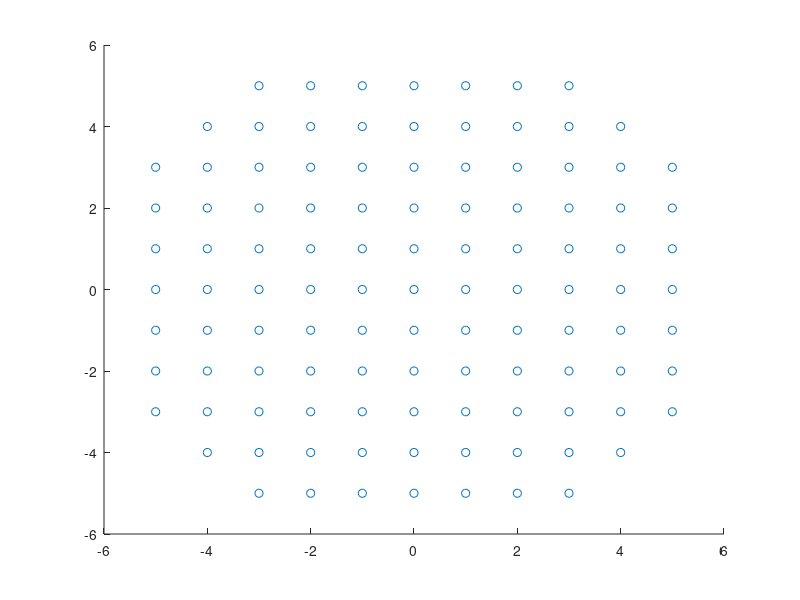

Reproduce this figure in MATLAB.
%% generate sense locations arrays
senseLocs = [];
for x=-5:5
    for y=-5:5
        r2 = x^2+y^2;
        senseLocs(end+1,1:3) = [x y sqrt(r2)];
    end
end

senseLocs = sortrows(senseLocs,3);
% limit it to sight range 35 (full)
senseLocs = senseLocs(senseLocs(:,3) < sqrt(35),:);

scatter(senseLocs(:,1),senseLocs(:,2))
xlim([-6 6]);
ylim([-6 6]);

% now count short and long sensor ranges
nshort = sum(senseLocs(:,3) < sqrt(24));
nlong = size(senseLocs,1);

% and output text file
fid = fopen('senseLocs.txt','w');
fprintf(fid,'static int senseLocsShort = %d;\n',nshort);
fprintf(fid,'static int senseLocsLong = %d;\n',nlong);
% and the array
fprintf(fid,'static int[] senseLocsX = {');
for i=1:size(senseLocs,1)
    fprintf(fid,'%d',senseLocs(i,1));
    if i < size(senseLocs,1)
        fprintf(fid,',');
    end
end
fprintf(fid,'};\n');
fprintf(fid,'static int[] senseLocsY = {');
for i=1:size(senseLocs,1)
    fprintf(fid,'%d',senseLocs(i,2));
    if i < size(senseLocs,1)
        fprintf(fid,',');
    end
end
fprintf(fid,'};\n');
fprintf(fid,'static int[] senseLocsR = {');
for i=1:size(senseLocs,1)
    fprintf(fid,'%d',floor(10*senseLocs(i,3)));
    if i < size(senseLocs,1)
        fprintf(fid,',');
    end
end
fprintf(fid,'};\n');
fclose(fid);